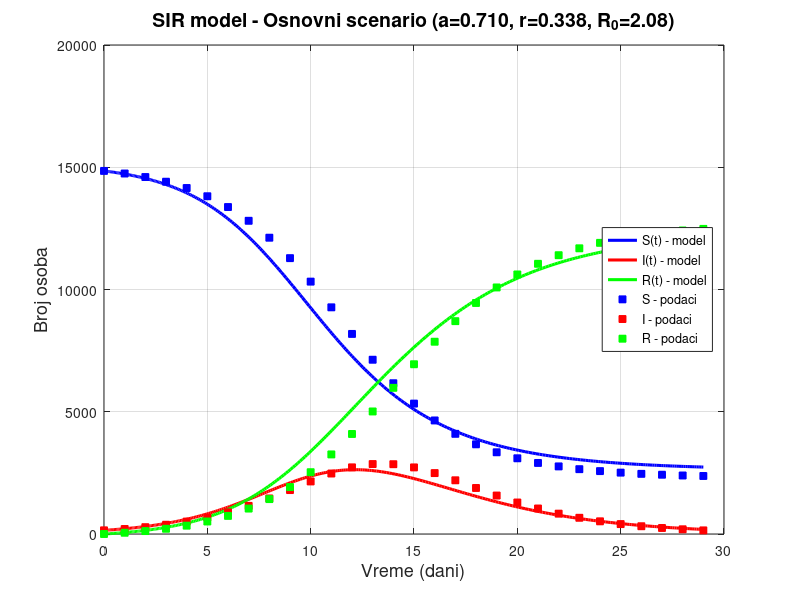
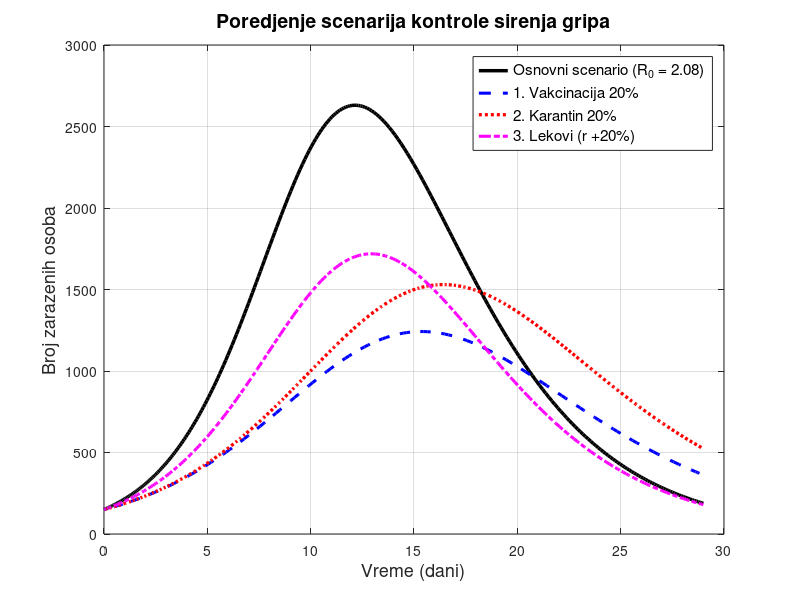

MATLAB code to generate these figures, in order:
%% ================================================
%%  SIR MODEL ŠIRENJA GRIPA - Seminarski rad
%%  Osnove matematičkog modeliranja
%% ================================================
 
clear; clc; close all;
 
%% --- 1. PODACI ---
N = 15000;
t_pod = (0:29)';
 
I_pod = [150; 205; 280; 378; 508; 674; 887; 1150; 1454; 1797; ...
         2150; 2474; 2726; 2861; 2855; 2724; 2492; 2197; 1882; 1573; ...
         1288; 1043; 832; 663; 519; 406; 318; 246; 193; 148];
 
R_pod = [0; 51; 120; 214; 341; 512; 740; 1040; 1428; 1920; ...
         2528; 3255; 4091; 5012; 5978; 6943; 7864; 8706; 9449; 10084; ...
         10615; 11051; 11403; 11685; 11908; 12084; 12222; 12330; 12414; 12479];
 
S_pod = N - I_pod - R_pod;
 
%% --- 2. PROCENA PARAMETARA ---
% Procena r iz dR/dt = r * I
r_niz = (R_pod(2:end) - R_pod(1:end-1)) ./ I_pod(1:end-1);
r = mean(r_niz);
fprintf('Procenjeni r = %.4f dan^-1  (prosecno trajanje bolesti = %.2f dana)\n', r, 1/r);
 
% Procena a iz dI/dt = a*S*I - r*I
dI = I_pod(2:end) - I_pod(1:end-1);
a_niz = (dI + r*I_pod(1:end-1)) ./ (S_pod(1:end-1).*I_pod(1:end-1)/N);
a = mean(a_niz(1:13));   % prosek preko faze rasta (dani 0-12)
fprintf('Procenjeni a = %.4f dan^-1\n', a);
 
S0 = S_pod(1)/N;
R0_val = a * S0 / r;
fprintf('Osnovni reprodukcioni broj R0 = %.3f\n\n', R0_val);
 
%% --- 3. SIR model ---
sir_ode = @(t, y, aa, rr) [-aa*y(1)*y(2); ...
                             aa*y(1)*y(2) - rr*y(2); ...
                             rr*y(2)];
 
y0 = [S_pod(1); I_pod(1); 0] / N;   % pocetni uslovi (udjeli)
tspan = [0 29];
opts = odeset('RelTol',1e-8, 'AbsTol',1e-10);
 
%% --- 4. Simulacija svih scenarija ---
 
% Scenarij 0: Osnovni
[t0, Y0] = ode45(@(t,y) sir_ode(t,y,a,r), tspan, y0, opts);
 
% Scenarij 1: Vakcinacija 20%
% 20% populacije prelazi iz S u R pre pocetka sezone (trajni imunitet)
y1    = y0;
y1(1) = y1(1) - 0.20;
y1(3) = y1(3) + 0.20;
R0_init_vak = 0.20;   % inicijalno vakcinisani (nisu bili bolesni)
[t1, Y1] = ode45(@(t,y) sir_ode(t,y,a,r), tspan, y1, opts);
 
% Scenarij 2: Karantin (20% zarazenih izolovano -> a_ef = 0.8*a)
a2 = 0.8 * a;
[t2, Y2] = ode45(@(t,y) sir_ode(t,y,a2,r), tspan, y0, opts);
 
% Scenarij 3: Lekovi (r povecano za 20%)
r3 = 1.20 * r;
[t3, Y3] = ode45(@(t,y) sir_ode(t,y,a,r3), tspan, y0, opts);
 
%% --- 5. Grafik 1: Osnovni scenario + podaci ---
figure('Position',[100 100 820 520]);
plot(t0, Y0(:,1)*N, 'b-', 'LineWidth', 2.2); hold on;
plot(t0, Y0(:,2)*N, 'r-', 'LineWidth', 2.2);
plot(t0, Y0(:,3)*N, 'g-', 'LineWidth', 2.2);
plot(t_pod, S_pod, 'bs', 'MarkerFaceColor', 'b', 'MarkerSize', 5);
plot(t_pod, I_pod, 'rs', 'MarkerFaceColor', 'r', 'MarkerSize', 5);
plot(t_pod, R_pod, 'gs', 'MarkerFaceColor', 'g', 'MarkerSize', 5);
xlabel('Vreme (dani)', 'FontSize', 13);
ylabel('Broj osoba', 'FontSize', 13);
title(sprintf('SIR model - Osnovni scenario (a=%.3f, r=%.3f, R_0=%.2f)', a, r, R0_val), ...
      'FontSize', 14);
legend('S(t) - model', 'I(t) - model', 'R(t) - model', ...
       'S - podaci', 'I - podaci', 'R - podaci', 'Location', 'east');
grid on;
saveas(gcf, 'fig_basic.eps', 'epsc');
 
%% --- 6. Grafik 2: Poredjenje svih scenarija (broj zarazenih) ---
figure('Position',[100 100 860 520]);
plot(t0, Y0(:,2)*N, 'k-',  'LineWidth', 2.5); hold on;
plot(t1, Y1(:,2)*N, 'b--', 'LineWidth', 2.2);
plot(t2, Y2(:,2)*N, 'r:',  'LineWidth', 2.4);
plot(t3, Y3(:,2)*N, 'm-.', 'LineWidth', 2.2);
xlabel('Vreme (dani)', 'FontSize', 13);
ylabel('Broj zarazenih osoba', 'FontSize', 13);
title('Poredjenje scenarija kontrole sirenja gripa', 'FontSize', 14);
legend(sprintf('Osnovni scenario (R_0 = %.2f)', R0_val), ...
       '1. Vakcinacija 20%', ...
       '2. Karantin 20%', ...
       '3. Lekovi (r +20%)', ...
       'Location', 'northeast', 'FontSize', 11);
grid on;
saveas(gcf, 'fig_scenariji.eps', 'epsc');
 
%% --- 7. Tabelarni prikaz rezultata ---
fprintf('\n%-12s %6s %10s %8s %14s\n', 'Scenario', 'R0', 'max I', 'dan max', 'Ukupno zar.');
scen     = {'Osnovni', 'Vakcinacija', 'Karantin', 'Lekovi'};
Yarr     = {Y0, Y1, Y2, Y3};
tarr     = {t0, t1, t2, t3};
R0s      = [a*S0/r,  a*(S0-0.2)/r,  a2*S0/r,  a*S0/r3];
% R0_init: udeo koji je na pocetku u R a nije prebolelo bolest (samo vakcinacija)
R0_inits = [0,       R0_init_vak,   0,         0];
 
for k = 1:4
    I = Yarr{k}(:,2)*N;
    [maxI, idx] = max(I);
    tmax = tarr{k}(idx);
    % Ukupno zarazenih = svi koji su prosli kroz I tokom simulacije
    % = (1 - S_inf - inicijalno_vakcinisani) * N
    total_infected = (1 - Yarr{k}(end,1) - R0_inits(k)) * N;
    fprintf('%-12s %6.2f %10.0f %8.1f %14.0f\n', ...
            scen{k}, R0s(k), maxI, tmax, total_infected);
end
